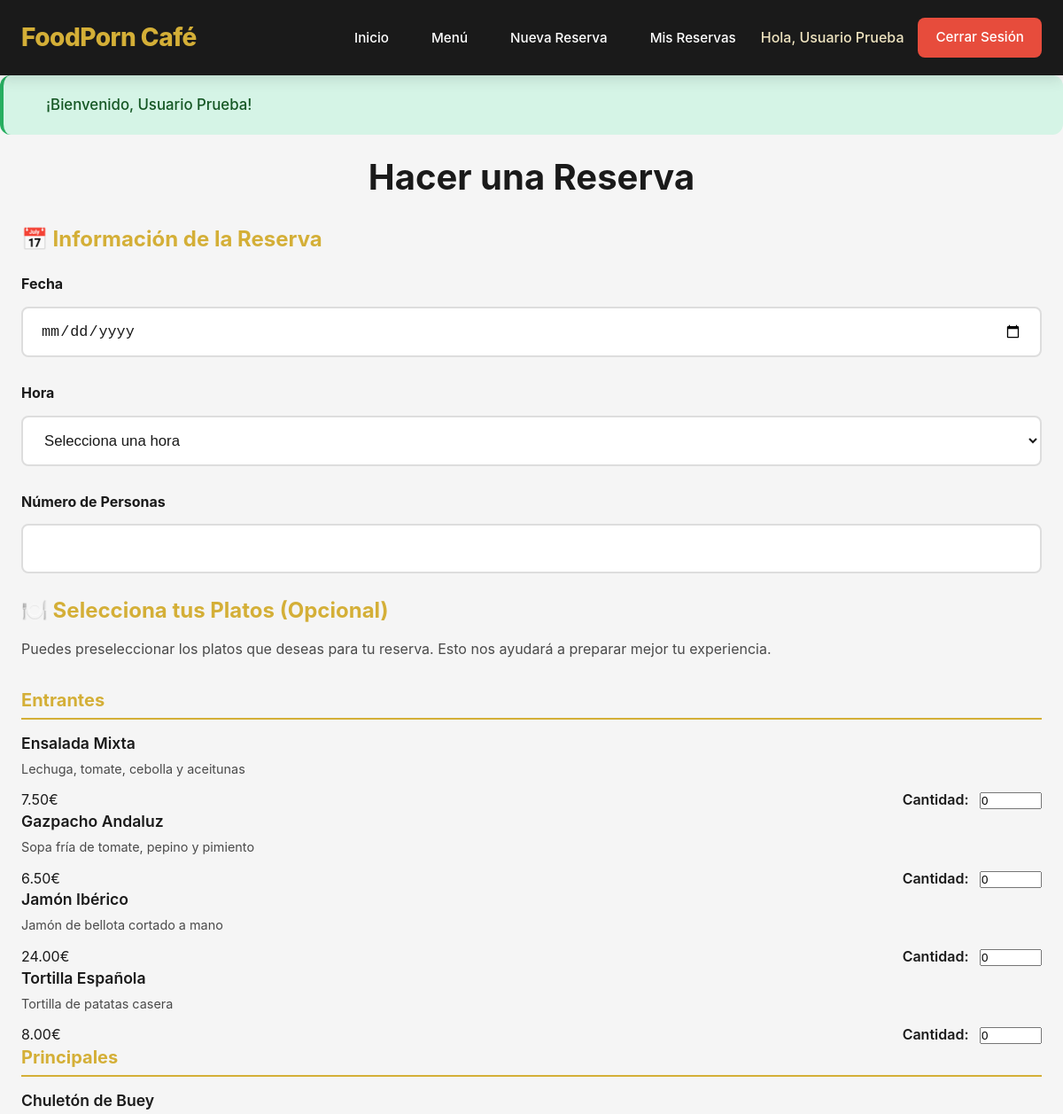
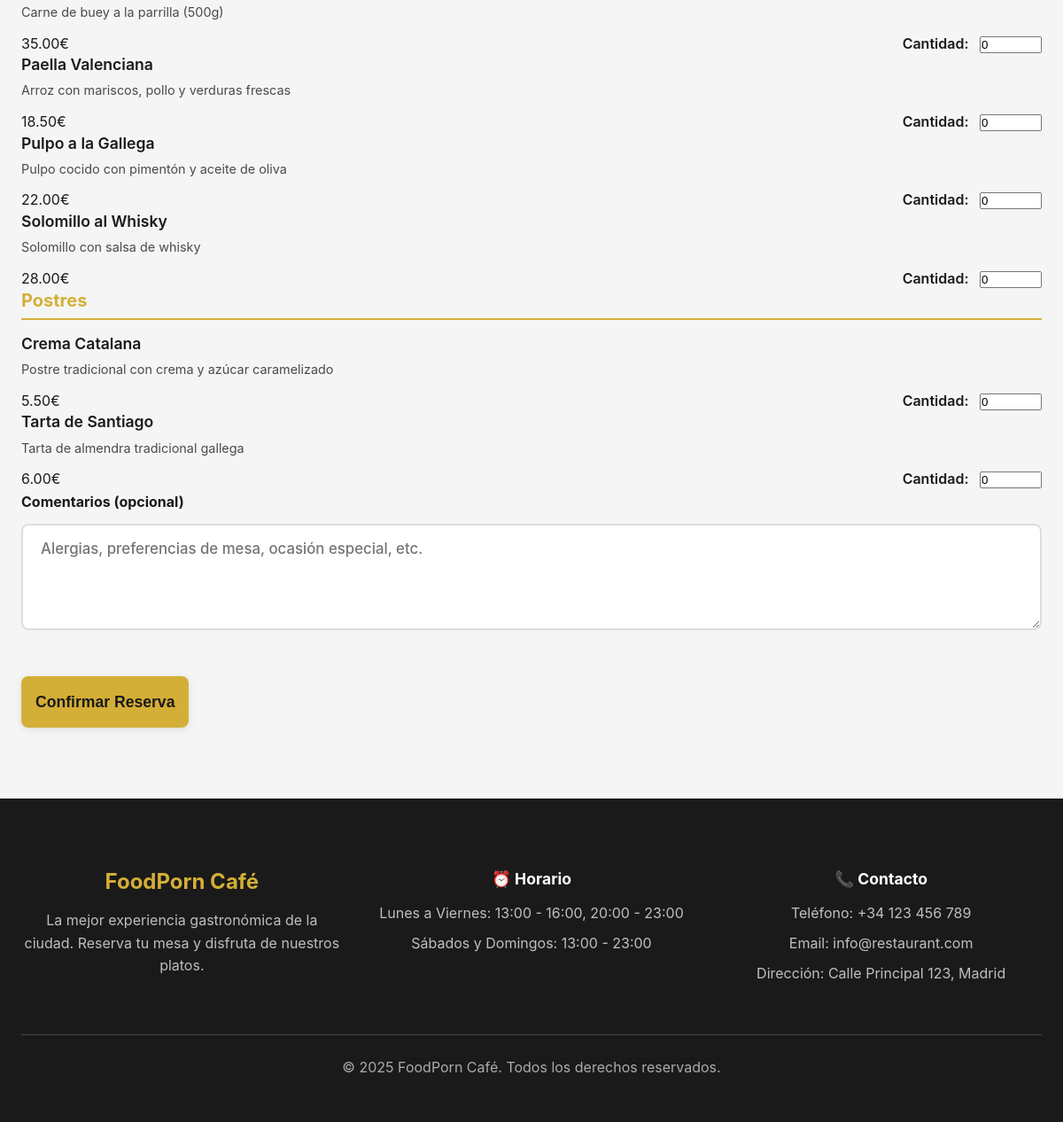
/reservas/nueva (signed in), run on the app's committed database (2 pictures, top to bottom).
### tables this page shows
CREATE TABLE IF NOT EXISTS platos (
    id INT AUTO_INCREMENT PRIMARY KEY,
    nombre VARCHAR(150) NOT NULL,
    descripcion TEXT,
    precio DECIMAL(10, 2) NOT NULL,
    categoria VARCHAR(50),
    imagen VARCHAR(255),
    activo BOOLEAN DEFAULT TRUE,
    es_menu_dia BOOLEAN DEFAULT FALSE,
    fecha_creacion TIMESTAMP DEFAULT CURRENT_TIMESTAMP,
    INDEX idx_categoria (categoria),
    INDEX idx_activo (activo),
    INDEX idx_menu_dia (es_menu_dia)
);

### src/controllers/ReservaController.php (called while the page is built, shortened)
<?php
class ReservaController {
    private $platoModel;
    public function __construct() {
        $this->platoModel = new Plato();
    }
    public function mostrarFormulario() {
        $platos = $this->platoModel->obtenerActivos(100, 0);
        require_once SRC_PATH . '/views/reservas/crear.php';
    }
}

### public/index.php (called while the page is built, shortened)
<?php
require_once SRC_PATH . '/config/database.php';
require_once SRC_PATH . '/models/Plato.php';
require_once SRC_PATH . '/controllers/HomeController.php';
require_once SRC_PATH . '/controllers/ReservaController.php';
$uri = $_SERVER['REQUEST_URI'];
handleRoute($uri);

### src/config/database.php (called while the page is built, shortened)
<?php
class Database {
    private static $instance = null;
    private $connection;
    private function __construct() {
        $host = $_ENV['DB_HOST'] ?? 'mysql';
        $dbname = $_ENV['DB_NAME'] ?? 'restaurant_db';
        $username = $_ENV['DB_USER'] ?? 'restaurant_user';
        $password = $_ENV['DB_PASSWORD'] ?? 'restaurant_pass123';
        try {
            $dsn = "mysql:host=$host;dbname=$dbname;charset=utf8mb4";
            $options = [
                PDO::ATTR_ERRMODE => PDO::ERRMODE_EXCEPTION,
                PDO::ATTR_DEFAULT_FETCH_MODE => PDO::FETCH_ASSOC,
                PDO::ATTR_EMULATE_PREPARES => false,
                PDO::MYSQL_ATTR_INIT_COMMAND => "SET NAMES utf8mb4 COLLATE utf8mb4_unicode_ci"
            ];
            $this->connection = new PDO($dsn, $username, $password, $options);
        } catch (PDOException $e) {
            die("Error de conexión a la base de datos: " . $e->getMessage());
        }
    }
    public static function getInstance() {
        if (self::$instance === null) {
            self::$instance = new self();
        }
        return self::$instance;
    }
    public function getConnection() {
        return $this->connection;
    }
}

### src/models/Plato.php (called while the page is built, shortened)
<?php
class Plato {
    private $db;
    public function __construct() {
        $this->db = Database::getInstance()->getConnection();
    }
    public function obtenerActivos($limite = 10, $offset = 0, $categoria = null) {
        $ordenCategorias = "CASE
            WHEN categoria = 'Entrantes' THEN 1
            WHEN categoria = 'Principales' THEN 2
            WHEN categoria = 'Postres' THEN 3
            ELSE 4
        END";
        if ($categoria) {
            $sql = "SELECT * FROM platos WHERE activo = TRUE AND categoria = :categoria
                    ORDER BY nombre LIMIT :limite OFFSET :offset";
            $stmt = $this->db->prepare($sql);
            $stmt->bindValue(':categoria', $categoria, PDO::PARAM_STR);
        } else {
            $sql = "SELECT * FROM platos WHERE activo = TRUE ORDER BY $ordenCategorias, nombre LIMIT :limite OFFSET :offset";
            $stmt = $this->db->prepare($sql);
        }
        $stmt->bindValue(':limite', $limite, PDO::PARAM_INT);
        $stmt->bindValue(':offset', $offset, PDO::PARAM_INT);
        $stmt->execute();
        return $stmt->fetchAll();
    }
}

### src/views/reservas/crear.php (the view, shortened to what this page needs)
<?php
include SRC_PATH . '/views/layout/header.php';
?>
<div class="container">
    <div class="form-container-modern">
        <h1 style="text-align: center; font-size: 2.5rem; margin-bottom: 2rem; color: var(--text-primary);">Hacer una Reserva</h1>
        <form action="<?php echo APP_URL; ?>/reservas/crear" method="POST" class="reservation-form-modern">
            <div class="form-section">
                <h3 style="color: var(--primary-color); margin-bottom: 1.5rem; font-size: 1.5rem;">📅 Información de la Reserva</h3>
                <div class="form-row">
                    <div class="form-group">
                        <label for="fecha">Fecha</label>
                        <input type="date" id="fecha" name="fecha" min="<?php echo date('Y-m-d'); ?>" required>
                    </div>
                    <div class="form-group">
                        <label for="hora">Hora</label>
                        <select id="hora" name="hora" required>
                            <option value="">Selecciona una hora</option>
                        </select>
                    </div>
                    <div class="form-group">
                        <label for="num_personas">Número de Personas</label>
                        <input type="number" id="num_personas" name="num_personas" min="1" required>
                    </div>
                </div>
            </div>
            <?php if (!empty($platos)): ?>
                <div class="form-section platos-selector-modern">
                    <h3 style="color: var(--primary-color); margin-bottom: 1rem; font-size: 1.5rem;">🍽️ Selecciona tus Platos (Opcional)</h3>
                    <p style="color: var(--text-secondary); margin-bottom: 2rem; line-height: 1.6;">
                        Puedes preseleccionar los platos que deseas para tu reserva. Esto nos ayudará a preparar mejor tu experiencia.
                    </p>
                    <?php
                    $categorias = [];
                    foreach ($platos as $plato) {
                        $categorias[$plato['categoria']][] = $plato;
                    }
                    $ordenCategorias = ['Entrantes', 'Principales', 'Postres'];
                    foreach ($ordenCategorias as $categoria):
                    ?>
                        <div class="categoria-platos">
                            <h4 style="color: var(--primary-color); font-size: 1.25rem; margin-bottom: 1rem; padding-bottom: 0.5rem; border-bottom: 2px solid var(--primary-color);">
                                <?php echo htmlspecialchars($categoria, ENT_QUOTES, 'UTF-8'); ?>
                            </h4>
                            <div class="platos-grid">
                                <?php foreach ($categorias[$categoria] as $plato): ?>
                                    <div class="plato-item-modern">
                                        <div class="plato-info-modern">
                                            <h5 style="color: var(--text-primary); font-size: 1.1rem; margin-bottom: 0.5rem; font-weight: 600;">
                                                <?php echo htmlspecialchars($plato['nombre'], ENT_QUOTES, 'UTF-8'); ?>
                                            </h5>
                                            <p style="color: var(--text-secondary); font-size: 0.9rem; line-height: 1.5; margin-bottom: 0.75rem;">
                                                <?php echo htmlspecialchars($plato['descripcion'], ENT_QUOTES, 'UTF-8'); ?>
                                            </p>
                                            <div style="display: flex; justify-content: space-between; align-items: center;">
                                                <span class="plato-precio-modern"><?php echo number_format($plato['precio'], 2); ?>€</span>
                                                <div class="cantidad-selector-modern">
                                                    <label for="plato_<?php echo $plato['id']; ?>" style="margin-right: 0.5rem; font-weight: 600;">Cantidad:</label>
                                                    <input type="number"
                                                           id="plato_<?php echo $plato['id']; ?>"
                                                           name="platos[<?php echo $plato['id']; ?>]"
                                                           min="0"
                                                           max="10"
                                                           value="0"
                                                           style="width: 70px;">
                                                </div>
                                            </div>
                                        </div>
                                    </div>
                                <?php endforeach; ?>
                            </div>
                        </div>
                    <?php endforeach; ?>
                </div>
            <?php endif; ?>
            <div class="form-section">
                <div class="form-group">
                    <label for="comentarios">Comentarios (opcional)</label>
                    <textarea id="comentarios" name="comentarios" rows="4" placeholder="Alergias, preferencias de mesa, ocasión especial, etc."></textarea>
                </div>
            </div>
            <button type="submit" class="btn btn-primary btn-block" style="padding: 1rem; font-size: 1.1rem; margin-top: 1rem;">
                Confirmar Reserva
            </button>
        </form>
    </div>
</div>
<?php include SRC_PATH . '/views/layout/footer.php'; ?>

### public/css/styles.css (style rules this page uses)
* { margin: 0; padding: 0; box-sizing: border-box; }
:root { --primary-color: #d4af37; --primary-dark: #b8941f; --primary-light: #f0e5c1; --secondary-color: #1a1a1a; --secondary-light: #2d2d2d; --text-primary: #1a1a1a; --text-secondary: #4a4a4a; --text-light: #999999; --text-white: #ffffff; --background: #ffffff; --background-alt: #f5f5f5; --background-dark: #1a1a1a; --success: #27ae60; --success-light: #d5f4e6; --danger: #e74c3c; --danger-light: #fadbd8; --warning: #f39c12; --warning-light: #fef5e7; --info: #3498db; --info-light: #d6eaf8; --border-color: #ddd; --border-radius: 12px; --radius: 12px; --shadow-sm: 0 2px 8px rgba(0, 0, 0, 0.1); --shadow: 0 4px 16px rgba(0, 0, 0, 0.12); --shadow-lg: 0 8px 24px rgba(0, 0, 0, 0.18); --shadow-xl: 0 12px 40px rgba(0, 0, 0, 0.25); --transition: all 0.3s cubic-bezier(0.4, 0, 0.2, 1); }
body { font-family: -apple-system, BlinkMacSystemFont, "Segoe UI", Roboto, "Helvetica Neue", Arial, sans-serif; line-height: 1.6; color: var(--text-primary); background-color: var(--background-alt); font-size: 16px; -webkit-font-smoothing: antialiased; -moz-osx-font-smoothing: grayscale; }
.container { max-width: 1400px; margin: 0 auto; padding: 0 24px; }
h1, h2, h3, h4, h5, h6 { font-weight: 700; line-height: 1.2; color: var(--text-primary); }
h1 { font-size: 2.5rem; }
h3 { font-size: 1.5rem; }
h4 { font-size: 1.25rem; }
.btn { display: inline-block; padding: 0.875rem 2rem; border: none; border-radius: 8px; cursor: pointer; text-decoration: none; transition: var(--transition); font-size: 1rem; font-weight: 600; text-align: center; line-height: 1.5; white-space: nowrap; box-shadow: var(--shadow-sm); }
.btn-primary { background-color: var(--primary-color); color: var(--secondary-color); }
.form-group { margin-bottom: 1.75rem; }
.form-group label { display: block; margin-bottom: 0.75rem; color: var(--text-primary); font-weight: 700; font-size: 1rem; }
.form-group input, .form-group select, .form-group textarea { width: 100%; padding: 1rem 1.25rem; border: 2px solid var(--border-color); border-radius: 8px; font-size: 1.05rem; transition: var(--transition); background-color: var(--background); color: var(--text-primary); font-weight: 500; }
.form-group textarea { resize: vertical; min-height: 120px; font-family: inherit; }

### data on the page
platos: nombre "Ensalada Mixta", descripcion "Lechuga, tomate, cebolla y aceitunas", precio "7.50", id "0"
platos: nombre "Gazpacho Andaluz", descripcion "Sopa fría de tomate, pepino y pimiento", precio "6.50", id "0"
platos: nombre "Jamón Ibérico", descripcion "Jamón de bellota cortado a mano", precio "24.00", id "0"
platos: nombre "Tortilla Española", descripcion "Tortilla de patatas casera", precio "8.00", id "0"
platos: nombre "Chuletón de Buey", descripcion "Carne de buey a la parrilla (500g)", precio "35.00", id "0"
platos: nombre "Paella Valenciana", descripcion "Arroz con mariscos, pollo y verduras frescas", precio "18.50", id "0"
platos: nombre "Pulpo a la Gallega", descripcion "Pulpo cocido con pimentón y aceite de oliva", precio "22.00", id "0"
platos: nombre "Solomillo al Whisky", descripcion "Solomillo con salsa de whisky", precio "28.00", id "0"
platos: nombre "Crema Catalana", descripcion "Postre tradicional con crema y azúcar caramelizado", precio "5.50", id "0"
platos: nombre "Tarta de Santiago", descripcion "Tarta de almendra tradicional gallega", precio "6.00", id "0"

### other printed values
APP_NAME "FoodPorn Café"
$_SESSION['usuario_nombre'] "Usuario Prueba"
$flashMessage['message'] "¡Bienvenido, Usuario Prueba!"
$categoria "Entrantes"
$categoria "Principales"
$categoria "Postres"
